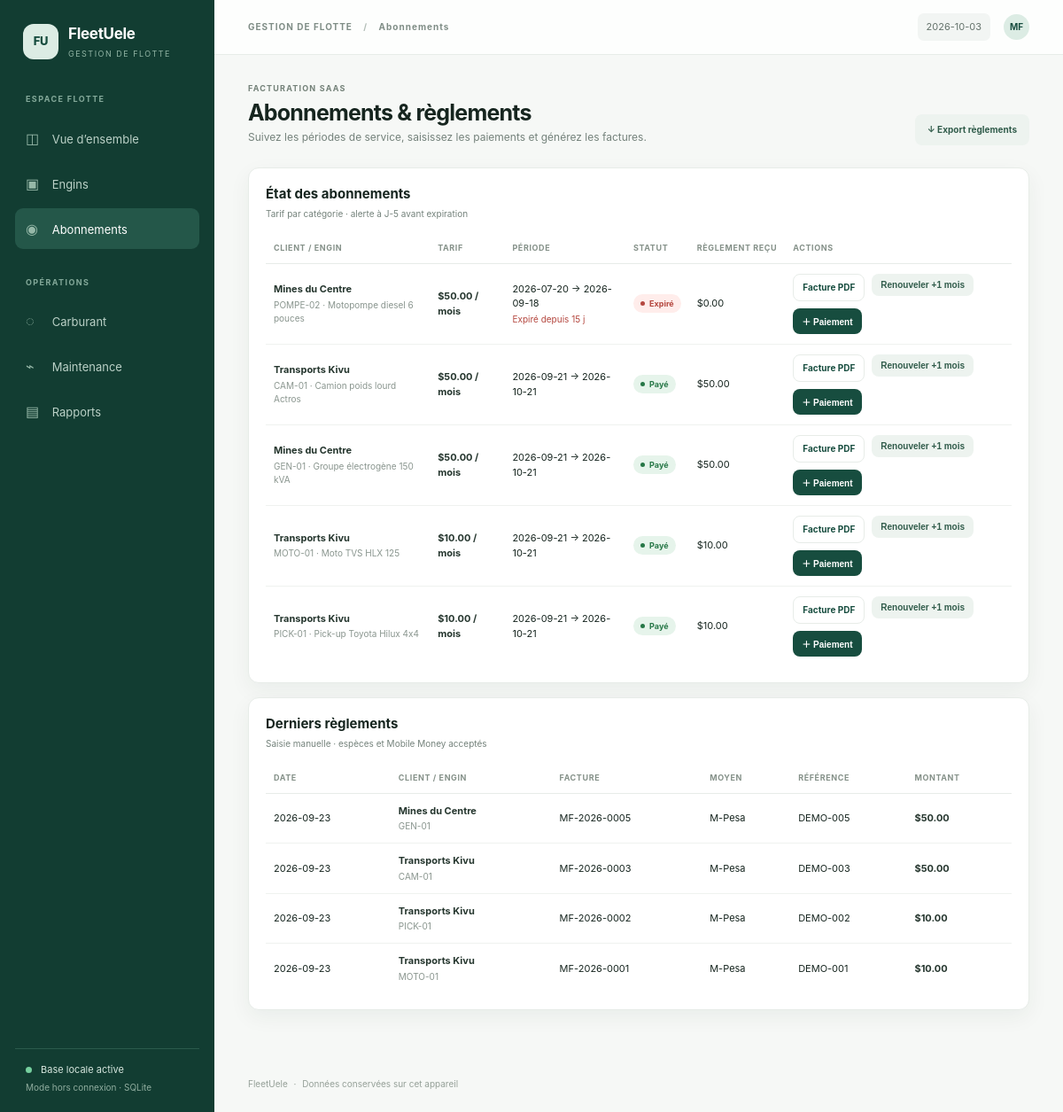
Screenshot of /subscriptions with the database file from the repository.
### tables this page shows
CREATE TABLE subscriptions (
            id INTEGER PRIMARY KEY AUTOINCREMENT,
            asset_id INTEGER NOT NULL UNIQUE REFERENCES assets(id) ON DELETE CASCADE,
            monthly_rate REAL NOT NULL,
            start_date TEXT NOT NULL,
            end_date TEXT NOT NULL,
            status TEXT NOT NULL DEFAULT 'En attente' CHECK(status IN ('Payé','En attente')),
            invoice_no TEXT NOT NULL UNIQUE
        );

CREATE TABLE assets (
            id INTEGER PRIMARY KEY AUTOINCREMENT,
            code TEXT NOT NULL UNIQUE,
            client TEXT NOT NULL DEFAULT 'Client Démo',
            label TEXT NOT NULL,
            category TEXT NOT NULL,
            unit TEXT NOT NULL CHECK(unit IN ('KM','HEURES')),
            interval REAL NOT NULL,
            initial_meter REAL NOT NULL DEFAULT 0,
            current_meter REAL NOT NULL DEFAULT 0,
            created_at TEXT NOT NULL
        );

CREATE TABLE payments (
            id INTEGER PRIMARY KEY AUTOINCREMENT,
            subscription_id INTEGER NOT NULL REFERENCES subscriptions(id) ON DELETE CASCADE,
            paid_at TEXT NOT NULL,
            amount REAL NOT NULL,
            method TEXT NOT NULL,
            reference TEXT DEFAULT '',
            notes TEXT DEFAULT ''
        );

### app.py (the view, shortened to what this page needs)
@app.route("/subscriptions", methods=["GET", "POST"])
def subscriptions_page():
    with get_db() as db:
        subs = db.execute("""SELECT s.*,a.code,a.label,a.client,a.category,
            (SELECT COALESCE(SUM(p.amount),0) FROM payments p WHERE p.subscription_id=s.id) paid_total
            FROM subscriptions s JOIN assets a ON a.id=s.asset_id ORDER BY s.end_date,a.code""").fetchall()
        payments = db.execute("""SELECT p.*,s.invoice_no,a.code,a.client FROM payments p JOIN subscriptions s ON s.id=p.subscription_id
            JOIN assets a ON a.id=s.asset_id ORDER BY p.paid_at DESC,p.id DESC LIMIT 30""").fetchall()
    return render_template("subscriptions.html", subs=[dict(s, display_status=subscription_status(s), days_left=(date.fromisoformat(s["end_date"])-date.today()).days) for s in subs], payments=payments)

### app.py (called while the page is built)
def get_db() -> sqlite3.Connection:
    db = sqlite3.connect(DB_PATH)
    db.row_factory = sqlite3.Row
    db.execute("PRAGMA foreign_keys = ON")
    return db

def subscription_status(row: sqlite3.Row) -> str:
    if row["end_date"] < date.today().isoformat():
        return "Expiré"
    return row["status"]

@app.context_processor
def inject_globals():
    return {"today": date.today().isoformat(), "rates": RATES, "methods": METHODS, "maintenance_types": MAINTENANCE_TYPES}

### templates /subscriptions.html
{% extends 'base.html' %}{% block title %}Abonnements{% endblock %}{% block crumb %}Abonnements{% endblock %}{% block content %}
<div class="page-head"><div><div class="eyebrow">Facturation SaaS</div><h1>Abonnements & règlements</h1><p class="subtitle">Suivez les périodes de service, saisissez les paiements et générez les factures.</p></div><div class="toolbar"><a class="btn secondary" href="{{ url_for('export_csv',kind='payments') }}">↓ Export règlements</a></div></div>
<section class="panel"><div class="panel-head"><div><h2>État des abonnements</h2><p>Tarif par catégorie · alerte à J-5 avant expiration</p></div></div><div class="table-wrap"><table><thead><tr><th>Client / Engin</th><th>Tarif</th><th>Période</th><th>Statut</th><th>Règlement reçu</th><th>Actions</th></tr></thead><tbody>{% for s in subs %}<tr><td><div class="primary-cell">{{ s.client }}</div><div class="secondary-cell">{{ s.code }} · {{ s.label }}</div></td><td class="primary-cell">${{ '%.2f'|format(s.monthly_rate) }} / mois</td><td>{{ s.start_date }} → {{ s.end_date }}{% if s.days_left<=5 and s.days_left>=0 %}<div class="secondary-cell" style="color:#a65d0e">Échéance dans {{ s.days_left }} j</div>{% elif s.days_left<0 %}<div class="secondary-cell" style="color:#b4473f">Expiré depuis {{ -s.days_left }} j</div>{% endif %}</td><td><span class="badge {{ 'red' if s.display_status=='Expiré' else ('green' if s.display_status=='Payé' else 'orange') }}">{{ s.display_status }}</span></td><td>${{ '%.2f'|format(s.paid_total) }}</td><td><div class="toolbar"><a class="btn light small" href="{{ url_for('invoice_pdf',sub_id=s.id) }}">Facture PDF</a><form method="post" action="{{ url_for('renew_subscription',sub_id=s.id) }}"><button class="btn secondary small">Renouveler +1 mois</button></form><button class="btn small" type="button" onclick="document.getElementById('pay-{{ s.id }}').classList.toggle('hidden')">＋ Paiement</button></div><form id="pay-{{ s.id }}" class="inline-form hidden" method="post" style="margin-top:8px"><input type="hidden" name="subscription_id" value="{{ s.id }}"><input type="date" name="paid_at" value="{{ today }}" required><input type="number" name="amount" step=".01" min=".01" value="{{ '%.2f'|format(s.monthly_rate) }}" placeholder="Montant USD" required><select name="method">{% for m in methods %}<option>{{ m }}</option>{% endfor %}</select><input name="reference" placeholder="Référence"><button class="btn small">Enregistrer</button></form></td></tr>{% else %}<tr><td colspan="6" class="empty">Aucun abonnement configuré. Ajoutez un engin pour en créer un.</td></tr>{% endfor %}</tbody></table></div></section>
<section class="panel"><div class="panel-head"><div><h2>Derniers règlements</h2><p>Saisie manuelle · espèces et Mobile Money acceptés</p></div></div><div class="table-wrap"><table><thead><tr><th>Date</th><th>Client / Engin</th><th>Facture</th><th>Moyen</th><th>Référence</th><th>Montant</th></tr></thead><tbody>{% for p in payments %}<tr><td>{{ p.paid_at }}</td><td><div class="primary-cell">{{ p.client }}</div><div class="secondary-cell">{{ p.code }}</div></td><td>{{ p.invoice_no }}</td><td>{{ p.method }}</td><td>{{ p.reference or '—' }}</td><td class="primary-cell">${{ '%.2f'|format(p.amount) }}</td></tr>{% else %}<tr><td colspan="6" class="empty">Aucun règlement enregistré.</td></tr>{% endfor %}</tbody></table></div></section>
{% endblock %}{% block scripts %}<style>.hidden{display:none!important}</style>{% endblock %}

### static/style.css (style rules this page uses)
:root { --ink:#16251f;--muted:#74827b;--green:#174d3f;--green2:#dcece4;--line:#e7ece8;--bg:#f6f8f6;--white:#fff;--orange:#b86a16;--red:#b3443c;--shadow:0 8px 24px rgba(24,49,38,.055) }
* { box-sizing:border-box }
body { margin:0;background:var(--bg);color:var(--ink);font:14px/1.5 Inter,-apple-system,BlinkMacSystemFont,"Segoe UI",sans-serif }
a { color:inherit;text-decoration:none }
.page-head { display:flex;align-items:flex-end;justify-content:space-between;gap:16px;margin-bottom:25px }
.eyebrow { color:#738178;letter-spacing:1.2px;font-size:9px;font-weight:700;text-transform:uppercase;margin-bottom:5px }
h1 { font-size:25px;letter-spacing:-.8px;margin:0 0 4px;line-height:1.2 }
h2 { font-size:15px;margin:0 }
.subtitle { color:var(--muted);font-size:12px;margin:0 }
.btn { border:0;border-radius:8px;background:var(--green);color:#fff;font-weight:650;font-size:12px;padding:10px 14px;display:inline-flex;align-items:center;justify-content:center;gap:7px;cursor:pointer }
.btn.secondary { background:#edf3ef;color:#315c4b }
.btn.light { background:white;color:var(--green);border:1px solid var(--line) }
.btn.small { padding:7px 10px;font-size:10px }
.card,.panel { background:var(--white);border:1px solid var(--line);border-radius:12px;box-shadow:var(--shadow) }
.panel { padding:18px 19px;margin-bottom:16px }
.panel-head { display:flex;justify-content:space-between;align-items:center;margin-bottom:14px }
.panel-head p { font-size:10px;color:var(--muted);margin:4px 0 0 }
.table-wrap { overflow-x:auto }
table { width:100%;border-collapse:collapse;text-align:left;font-size:11px }
th { color:#859189;font-weight:650;font-size:9px;text-transform:uppercase;letter-spacing:.6px;padding:10px 9px;border-bottom:1px solid var(--line);white-space:nowrap }
td { padding:11px 9px;border-bottom:1px solid #eff2ef;vertical-align:middle }
tbody tr:last-child td { border-bottom:0 }
.primary-cell { font-weight:650;color:#25362e }
.secondary-cell { font-size:10px;color:#89958e;margin-top:2px }
.badge { display:inline-flex;align-items:center;gap:5px;padding:4px 8px;border-radius:99px;font-size:9px;font-weight:700;white-space:nowrap }
.badge:before { content:'';width:5px;height:5px;background:currentColor;border-radius:50% }
.badge.green { background:#e6f4eb;color:#277747 }
.badge.red { background:#ffedeb;color:#b4473f }
.toolbar { display:flex;gap:8px;flex-wrap:wrap }
.toolbar .btn { font-size:10px }

### rows the page displays
subscriptions: client "Mines du Centre", code "POMPE-02", label "Motopompe diesel 6 pouces", monthly_rate "50.00", start_date "2026-07-20", end_date "2026-09-18", days_left "15", display_status "Expiré", paid_total "0.00"
subscriptions: client "Transports Kivu", code "CAM-01", label "Camion poids lourd Actros", monthly_rate "50.00", start_date "2026-09-21", end_date "2026-10-21", display_status "Payé", paid_total "50.00"
subscriptions: client "Mines du Centre", code "GEN-01", label "Groupe électrogène 150 kVA", monthly_rate "50.00", start_date "2026-09-21", end_date "2026-10-21", display_status "Payé", paid_total "50.00"
subscriptions: client "Transports Kivu", code "MOTO-01", label "Moto TVS HLX 125", monthly_rate "10.00", start_date "2026-09-21", end_date "2026-10-21", display_status "Payé", paid_total "10.00"
subscriptions: client "Transports Kivu", code "PICK-01", label "Pick-up Toyota Hilux 4x4", monthly_rate "10.00", start_date "2026-09-21", end_date "2026-10-21", display_status "Payé", paid_total "10.00"
payments: paid_at "2026-09-23", client "Mines du Centre", code "GEN-01", invoice_no "MF-2026-0005", method "M-Pesa", reference "DEMO-005", amount "50.00"
payments: paid_at "2026-09-23", client "Transports Kivu", code "CAM-01", invoice_no "MF-2026-0003", method "M-Pesa", reference "DEMO-003", amount "50.00"
payments: paid_at "2026-09-23", client "Transports Kivu", code "PICK-01", invoice_no "MF-2026-0002", method "M-Pesa", reference "DEMO-002", amount "10.00"
payments: paid_at "2026-09-23", client "Transports Kivu", code "MOTO-01", invoice_no "MF-2026-0001", method "M-Pesa", reference "DEMO-001", amount "10.00"
